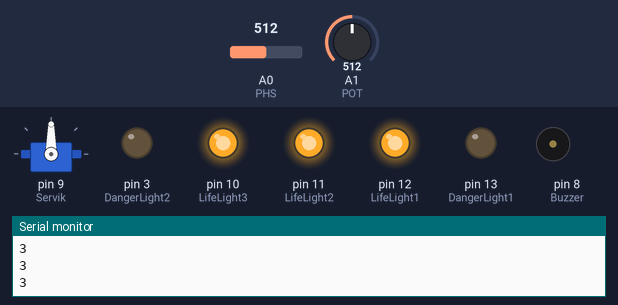
A program run on a simulated Arduino Uno, built with avr-gcc and run on an emulated ATmega328P. Shown: servo, output pins drawn as LEDs (lit = HIGH), buzzer (waves = sounding), the last lines printed to the serial monitor. Inputs (shaded band) come from the test bench; at power-on: A0 (PHS) = 512, A1 (POT) = 512.

Above: at 1.2 s.
1.3 s: A0 (PHS) set to 107
2.8 s: A0 (PHS) set to 91
At 3.15 s:
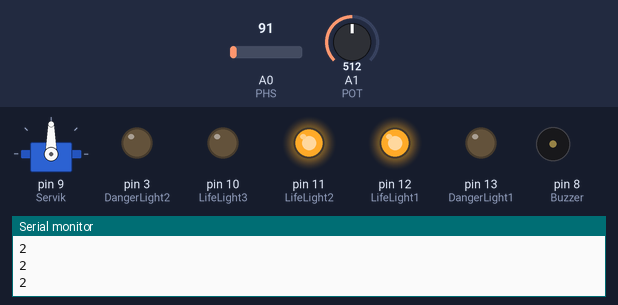
At 4.7 s:
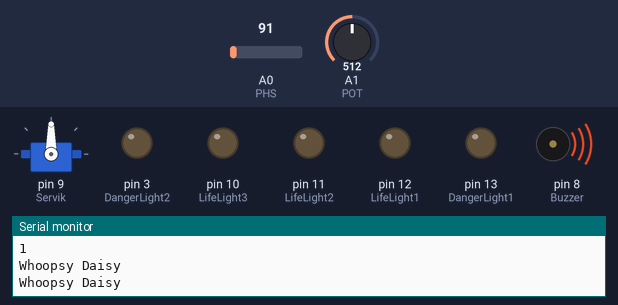
Timing chart, 0 to 6.2 s (numbered marks = the images above; inputs shaded):
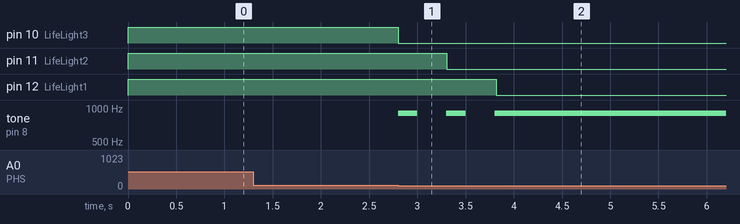

Measured:
- the behaviour switches between 101 and 100 on A0 (PHS) (found by bisection; images 0 and 1)
- after the input at 2.8 s, pin 10 (LifeLight3): HIGH → LOW at once; pin 11 (LifeLight2): HIGH → LOW after 0.50 s; pin 12 (LifeLight1): HIGH → LOW after 1.0 s; tone on pin 8 (Buzzer): alternates 900 Hz for 0.20 s and silent for 0.30 s, 5 changes in all, then stays 900 Hz, starting at once

The program:

main.cpp
```cpp
/*1.Шлюз
  2.Danger light
  3.Damage control
  3.1 life system + reaction
  3.2 immunity system
*/
#include <Arduino.h>
#include "function.h"
#include <Servo.h>

#define LifeLight1 12
#define LifeLight2 11
#define LifeLight3 10

#define DangerLight1 13
#define DangerLight2 3

#define PHS A0
#define Buzzer 8
#define POT A1
#define MaxLives 3

unsigned long startingTime;
unsigned long duration = 3000;
int lives = MaxLives;

int LifePins[] = {LifeLight1, LifeLight2, LifeLight3};
Servo Servik;

void setup()
{
  Serial.begin(9600);
  startingTime = millis();
  Servik.attach(9);

  pinMode(Buzzer, OUTPUT);
  pinMode(DangerLight1, OUTPUT);
  pinMode(DangerLight2, OUTPUT);
  pinMode(LifeLight1, OUTPUT);
  pinMode(LifeLight2, OUTPUT);
  pinMode(LifeLight3, OUTPUT);
  pinMode(POT, INPUT);
}

void loop()
{
  while (lives > 0 ){
    int angle = angleMove(POT);
    Servik.write(angle);
    Serial.println(lives);
    lifeSystem(MaxLives, LifePins, lives/*lives,LifeLight1,LifeLight2,LifeLight3*/);
    damageControl(lives, PHS, startingTime, duration, Buzzer);
  }
  Serial.println("Whoopsy Daisy");
  digitalWrite(LifeLight1,LOW);
  for (int i=0; i<5; i++)
  {
    tone(Buzzer,900,200);
    delay(150);
  }

}
```

function.cpp
```cpp
#include "function.h"

#define PERIOD 500
#define MAX 180.0

uint32_t time;

int angleMove(int potentPIN)
{
    int val = analogRead(potentPIN);
    /*int angle = map(val, 0, 1024, 0, 180);*/
    int angle = int(val / 1024.0 * MAX);
    angle = constrain(angle, 0 ,180);
    return angle;
}

void damageControl(int &lives, int PHS, int currentTime, int startingTime, int BUZZER)
{
    int light = analogRead(PHS);
    if (light <= 100)
    {
        if (millis() - time >= PERIOD) {  // ищем разницу
            time = millis();
            lives -= 1;
            tone (BUZZER,900,200);
        }
    }
}

void lifeSystem(int N, int pins[], int &lives/*,int &lives, int lifePIN1, int lifePIN2, int lifePIN3*/)
{//умный крутой способ (с)Rubailo Intellectual Property
    int *arr = new int[N];
    for (int i = 0; i < N; i++)
    {
        arr[i] = i + 1 <= lives ? 1 : 0;
    }
    for (int i = 0; i < N; i++)
    {
        digitalWrite(pins[i], arr[i]);
    }
    /* тривиальный способ
    if (lives == 3)
    {
    digitalWrite(lifePIN1,HIGH);
    digitalWrite(lifePIN2,HIGH);
    digitalWrite(lifePIN3,HIGH);
    }
    else if (lives == 2)
    {
    digitalWrite(lifePIN1,LOW);
    digitalWrite(lifePIN2,HIGH);
    digitalWrite(lifePIN3,HIGH);
    }
    else if (lives == 1)
    {
    digitalWrite(lifePIN1,LOW);
    digitalWrite(lifePIN2,LOW);
    digitalWrite(lifePIN3,HIGH);
    }
    else
    {
    digitalWrite(lifePIN1,LOW);
    digitalWrite(lifePIN2,LOW);
    digitalWrite(lifePIN3,LOW);
    }*/
}
```

function.h
```cpp
#pragma once
#include <Arduino.h>
#include <Servo.h>
int angleMove(int potentPIN);
void damageControl(int &lives, int PHS, int currentTime, int startingTime, int BUZZER);
void lifeSystem(int N, int pins[], int &lives/* int &lives, int lifePIN1, int lifePIN2, int lifePIN3*/);
```
